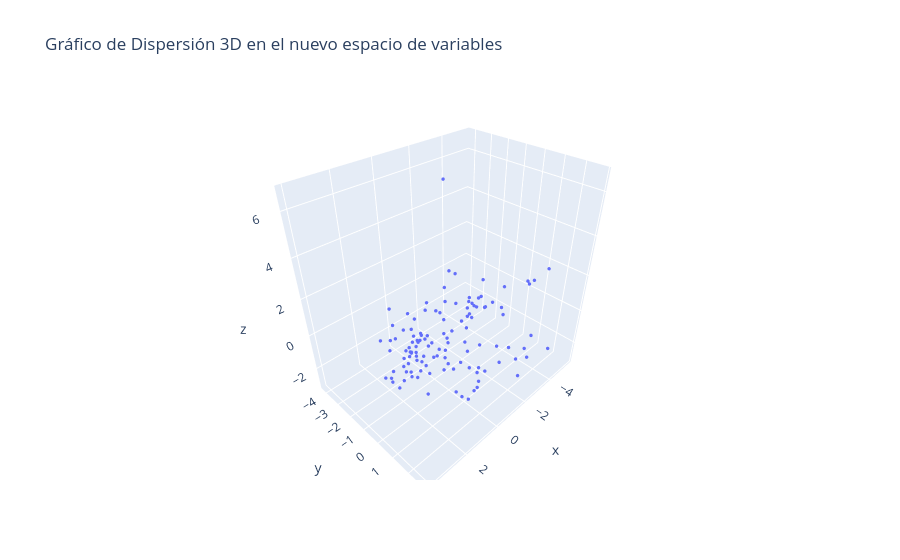

The code cell stored with this chart in its notebook:
### Markdown cell above
Se visualiza las relaciones entre tres variables cuando se reducen las dimensiones de un conjunto de datos

### Code cell
fig = px.scatter_3d(Y_df, x='x', y='y', z='z', title="Gráfico de Dispersión 3D en el nuevo espacio de variables")
fig.update_traces(marker=dict(size=2))
fig.show()
